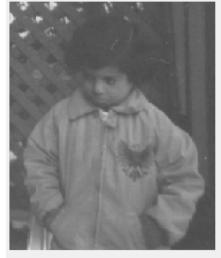
#> input picture pout-dark.jpg, 221 x 258 px
$ python cs22b2004_specific_equalization.py
#> lines starting #> are read from the running program, lines starting #| are printed output that depends on the picture
import numpy as np
import matplotlib.pyplot as plt
import math, copy
import cv2 as cv
from skimage.exposure import match_histograms

# to round off the value as per rounding off rules of si system
def custom_round(value):
    diff = value - math.floor(value)
    if(diff >= 0.5):
        if(math.ceil(value) > 255):
            return 255
        return math.ceil(value)
    else:
        return math.floor(value)

# binary search method to find the greatest integer less than or equal to the value in an array
def search(value, array):
    low = 0
    high = len(array) - 1

    while(low <= high):
        mid = low + (high - low) // 2

        if(value == array[mid]):
            return mid
        elif(value < array[mid]):
            high = mid - 1
        else:
            low = mid + 1
    return high

# histogram equalisation method
def histogram_equalisation(dark_dict, dark_img):
    pdf_dark = {k: 255 * sum(list(dark_dict.values())[:k]) for k in range(256)}
    equalised_img = copy.deepcopy(dark_img)

    for i in range(equalised_img.shape[0]):
        for j in range(equalised_img.shape[1]):
            equalised_img[i, j] = pdf_dark[equalised_img[i, j]]
    return equalised_img, pdf_dark

#histogram specification (matching) method
def histogram_matching(dark_dict, bright_dict, dark_img, bright_img):
    dark_pdf = {k:custom_round(255 * sum(list(dark_dict.values())[:k])) for k in range(256)}
    bright_pdf = {k:custom_round(255 * sum(list(bright_dict.values())[:k])) for k in range(256)}

    match_table = {i:0 for i in list(dark_dict.keys())}

    for i in range(256):
        j = search(list(dark_pdf.values())[i], list(bright_pdf.values()))
        match_table[list(dark_pdf.keys())[i]] = list(bright_pdf.keys())[j]

    specific_img = copy.deepcopy(dark_img)

    for i in range(specific_img.shape[0]):
        for j in range(specific_img.shape[1]):
            specific_img[i, j] = match_table[specific_img[i, j]]
    return specific_img, match_table

def builtin_processing(dark_img, bright_img, equalised_img, specific_img):
    equalized_img = cv.equalizeHist(dark_img)
    matched_img = match_histograms(dark_img, bright_img)
    plt.figure()
    plt.subplot(121);plt.imshow(equalized_img, cmap = "grey"); plt.title("Built Equalised Image")
    plt.subplot(122); plt.imshow(matched_img, cmap = "grey"); plt.title("Built Specific Image")

    error_equal = sum((equalized_img.flatten() - equalised_img.flatten()) / len(equalised_img.flatten()))
    error_specific = sum((matched_img.flatten() - matched_img.flatten()) / len(matched_img.flatten()))
    return error_equal, error_specific

if __name__ == '__main__':

    # image reading
    dark_img = cv.imread('pout-dark.jpg', 0)
#> dark_img is the input picture: shape (258, 221); min 70, max 255, mean 123.5
    bright_img = cv.imread('pout-bright.jpg', 0)
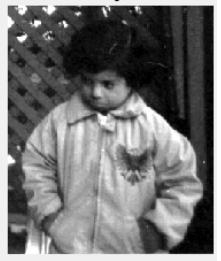
#> input picture pout-bright.jpg, 221 x 261 px
#> bright_img is the input picture: shape (261, 221); min 0, max 255, mean 114.2

    # hashmaps to store the pixel counts (intensity count)
    dark_dict = {i:0 for i in range(256)}
    bright_dict = {i:0 for i in range(256)}

    # normalisation of the intensity values to get the Probability Distribution Function (pdf)
    for i in dark_img.flatten():
        dark_dict[i] = dark_dict[i] + 1
#> this loop made 57018 passes
#> i on passes 1 to 3: 255, 255, 254
#> after the loop, dark_dict = 256 items
    for i in bright_img.flatten():
        bright_dict[i] = bright_dict[i] + 1
#> this loop made 57681 passes
#> i on passes 1 to 3: 244, 236, 239
#> after the loop, bright_dict = 256 items
    for i in range(256):
        dark_dict[i] = dark_dict[i] / dark_img.size
    for i in range(256):
        bright_dict[i] = bright_dict[i] / bright_img.size

    #finding the histogram equal pdf and histogram specific pdf
    equalised_img, pdf_dark = histogram_equalisation(dark_dict, dark_img)
#> after the loop in histogram_equalisation, `for i in range(equalised_img.shape[0]):`:
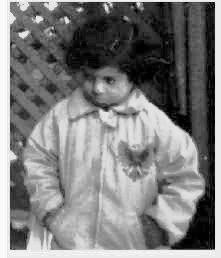
#> equalised_img: shape (258, 221); min 0, max 250, mean 125.2
#> pdf_dark = 256 items
    specific_img, match_table = histogram_matching(dark_dict, bright_dict, dark_img, bright_img)
#> after the loop in histogram_matching, `for i in range(specific_img.shape[0]):`:
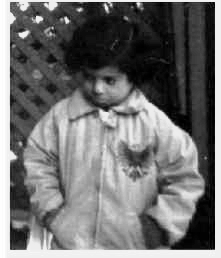
#> specific_img: shape (258, 221); min 0, max 254, mean 113.2
#> match_table = 256 items

    # plot of all images
    plt.figure()
    plt.subplot(141);plt.imshow(dark_img, cmap = "grey"); plt.title("Dark Image")
    plt.subplot(142); plt.imshow(bright_img, cmap = "grey"); plt.title("Bright Image")
    plt.subplot(143); plt.imshow(equalised_img, cmap = "grey"); plt.title("Equalised Image")
    plt.subplot(144); plt.imshow(specific_img, cmap = "grey"); plt.title("Specific Image")

    # plot of pdf of all images
    plt.figure()
    plt.subplot(141); plt.bar(dark_dict.keys(), dark_dict.values(), color = "skyblue");plt.xlabel('Values[0-255]');plt.ylabel('Intensity count');plt.title('Dark Image');plt.grid(axis='y', linestyle='--', alpha=0.7)
    plt.subplot(142); plt.bar(bright_dict.keys(), bright_dict.values(), color = "magenta");plt.xlabel('Values[0-255]');plt.ylabel('Intensity count');plt.title('Bright Image');plt.grid(axis='y', linestyle='--', alpha=0.7)
    plt.subplot(143); plt.bar(pdf_dark.keys(), pdf_dark.values(), color = "teal");plt.xlabel('Values[0-255]');plt.ylabel('Intensity count');plt.title('Equalised Image');plt.grid(axis='y', linestyle='--', alpha=0.7)
    plt.subplot(144); plt.bar(match_table.keys(), match_table.values(), color = "teal");plt.xlabel('Values[0-255]');plt.ylabel('Intensity count');plt.title('Specific Image');plt.grid(axis='y', linestyle='--', alpha=0.7)

    e, s = builtin_processing(dark_img, bright_img, equalised_img, specific_img)
#> in builtin_processing, `error_equal = sum((equalized_img.flatten() - equalised_img.flatten()) ..`: error_equal = 4.13
#> in builtin_processing, `error_specific = sum((matched_img.flatten() - matched_img.flatten()) /..`: error_specific = 0
#> e = 4.13; s = 0
    print(f"The accuracy of User defined code,\nEqualisation Transform :{100 - e:.2f}%\nSpecification Transform :{100 - s}%")
#| The accuracy of User defined code,
#| Equalisation Transform :95.87%
#| Specification Transform :100.0%

    plt.show()
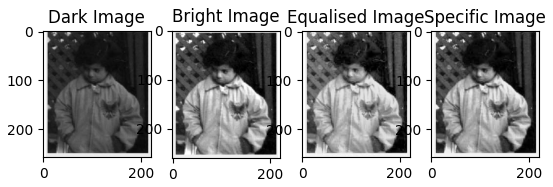
#> figure drawn by matplotlib, 4 panels
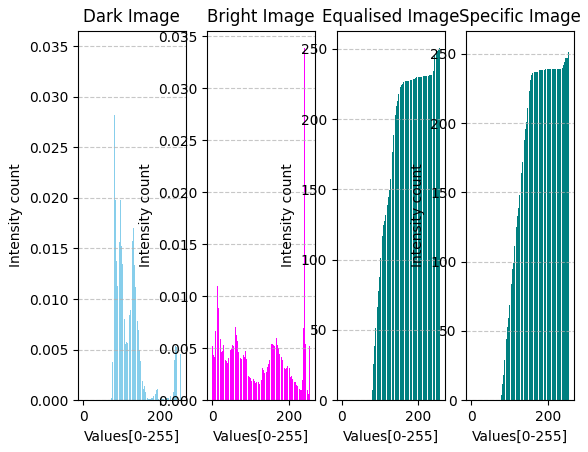
#> figure drawn by matplotlib, 4 panels; panel 1: tallest bar 0.0348 high, from x = 239.6 to 240.4; panel 2: tallest bar 0.0339 high, from x = 239.6 to 240.4; panel 3: tallest bar 250.4 high, from x = 254.6 to 255.4; panel 4: tallest bar 254 high, from x = 254.6 to 255.4
